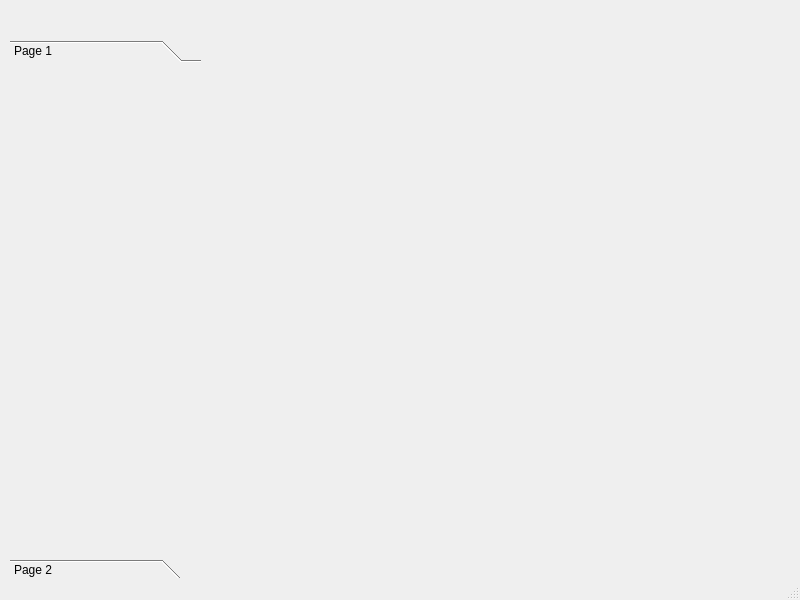
<?xml version="1.0" encoding="UTF-8"?>
<ui version="4.0">
 <class>MainWindow</class>
 <widget class="QMainWindow" name="MainWindow">
  <property name="geometry">
   <rect>
    <x>0</x>
    <y>0</y>
    <width>800</width>
    <height>600</height>
   </rect>
  </property>
  <property name="windowTitle">
   <string>MainWindow</string>
  </property>
  <widget class="QWidget" name="centralwidget">
   <widget class="QToolBox" name="toolBox">
    <property name="geometry">
     <rect>
      <x>10</x>
      <y>40</y>
      <width>191</width>
      <height>541</height>
     </rect>
    </property>
    <property name="currentIndex">
     <number>0</number>
    </property>
    <widget class="QWidget" name="page">
     <property name="geometry">
      <rect>
       <x>0</x>
       <y>0</y>
       <width>191</width>
       <height>481</height>
      </rect>
     </property>
     <attribute name="label">
      <string>Page 1</string>
     </attribute>
    </widget>
    <widget class="QWidget" name="page_2">
     <property name="geometry">
      <rect>
       <x>0</x>
       <y>0</y>
       <width>191</width>
       <height>481</height>
      </rect>
     </property>
     <attribute name="label">
      <string>Page 2</string>
     </attribute>
    </widget>
   </widget>
  </widget>
  <widget class="QStatusBar" name="statusbar"/>
 </widget>
 <resources/>
 <connections/>
</ui>
